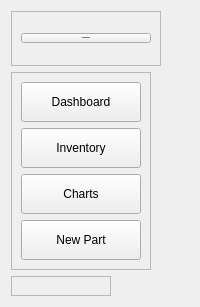
     <widget class="QWidget" name="left_menu_widget" native="true">
      <layout class="QVBoxLayout" name="verticalLayout">
       <item>
        <widget class="QFrame" name="left_frame_title">
         <property name="minimumSize">
          <size>
           <width>150</width>
           <height>55</height>
          </size>
         </property>
         <property name="maximumSize">
          <size>
           <width>150</width>
           <height>55</height>
          </size>
         </property>
         <property name="frameShape">
          <enum>QFrame::StyledPanel</enum>
         </property>
         <property name="frameShadow">
          <enum>QFrame::Raised</enum>
         </property>
         <layout class="QHBoxLayout" name="horizontalLayout_2">
          <item>
           <widget class="QPushButton" name="pushButton_7">
            <property name="font">
             <font>
              <family>Verdana</family>
              <pointsize>-1</pointsize>
              <bold>true</bold>
             </font>
            </property>
            <property name="text">
             <string>MAINTENANCE</string>
            </property>
           </widget>
          </item>
         </layout>
        </widget>
       </item>
       <item alignment="Qt::AlignLeft">
        <widget class="QFrame" name="left_nav_section">
         <property name="frameShape">
          <enum>QFrame::StyledPanel</enum>
         </property>
         <property name="frameShadow">
          <enum>QFrame::Raised</enum>
         </property>
         <layout class="QVBoxLayout" name="verticalLayout_2">
          <item alignment="Qt::AlignLeft">
           <widget class="QPushButton" name="dashboard_pushButton">
            <property name="minimumSize">
             <size>
              <width>120</width>
              <height>40</height>
             </size>
            </property>
            <property name="maximumSize">
             <size>
              <width>120</width>
              <height>40</height>
             </size>
            </property>
            <property name="text">
             <string>Dashboard</string>
            </property>
           </widget>
          </item>
          <item alignment="Qt::AlignLeft">
           <widget class="QPushButton" name="inventory_pushButton">
            <property name="minimumSize">
             <size>
              <width>120</width>
              <height>40</height>
             </size>
            </property>
            <property name="maximumSize">
             <size>
              <width>120</width>
              <height>40</height>
             </size>
            </property>
            <property name="text">
             <string>Inventory</string>
            </property>
           </widget>
          </item>
          <item alignment="Qt::AlignLeft">
           <widget class="QPushButton" name="charts_pushButton">
            <property name="minimumSize">
             <size>
              <width>120</width>
              <height>40</height>
             </size>
            </property>
            <property name="maximumSize">
             <size>
              <width>120</width>
              <height>40</height>
             </size>
            </property>
            <property name="text">
             <string>Charts</string>
            </property>
           </widget>
          </item>
          <item>
           <widget class="QPushButton" name="addPart_pushButton">
            <property name="minimumSize">
             <size>
              <width>120</width>
              <height>40</height>
             </size>
            </property>
            <property name="maximumSize">
             <size>
              <width>120</width>
              <height>40</height>
             </size>
            </property>
            <property name="text">
             <string>New Part</string>
            </property>
           </widget>
          </item>
         </layout>
        </widget>
       </item>
       <item alignment="Qt::AlignLeft">
        <widget class="QFrame" name="buffer_frame">
         <property name="minimumSize">
          <size>
           <width>100</width>
           <height>0</height>
          </size>
         </property>
         <property name="frameShape">
          <enum>QFrame::StyledPanel</enum>
         </property>
         <property name="frameShadow">
          <enum>QFrame::Raised</enum>
         </property>
         <layout class="QGridLayout" name="gridLayout_6"/>
        </widget>
       </item>
      </layout>
     </widget>
